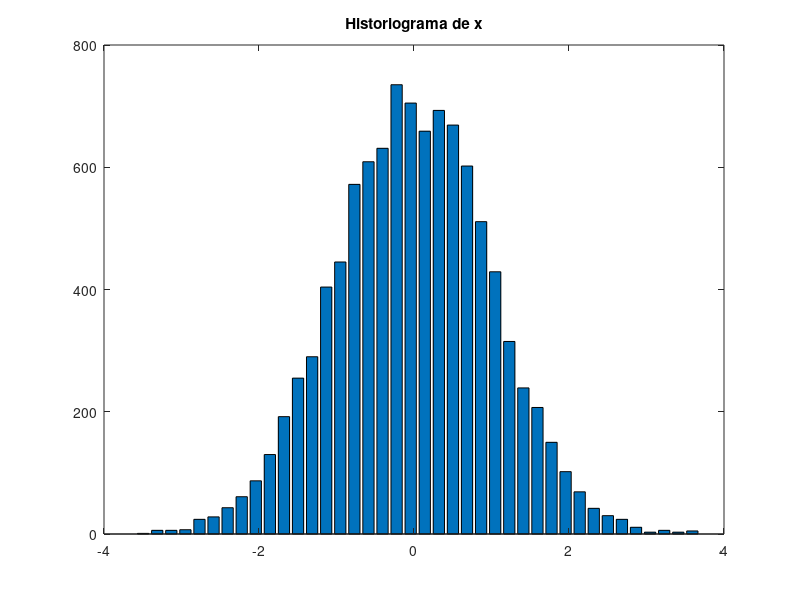
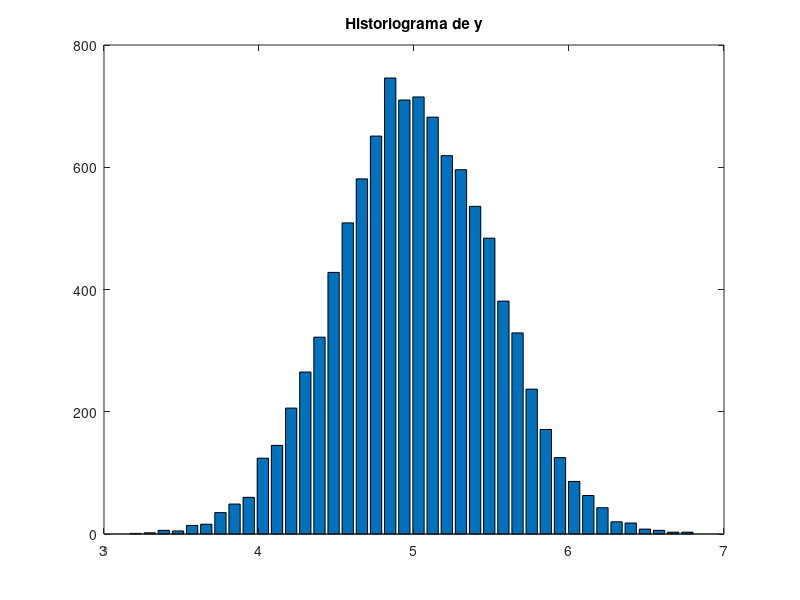

Recreate these plots in MATLAB, in order.
% Historiograma
% VA's Gaussianas x e y
clear
% VA x mu = 0; var = 1
x = randn(10000,1);
% VA y mu = 5; var = 1/2
aux = randn(10000,1);
y = 5 + (1/2)*aux;

% historiograma
barras = 40;
[Nx,eixoX] = hist(x, barras);
[Ny,eixoY] = hist(y, barras);

figure
bar(eixoX, Nx)
title('Historiograma de x')
figure
bar(eixoY, Ny)
title('Historiograma de y')